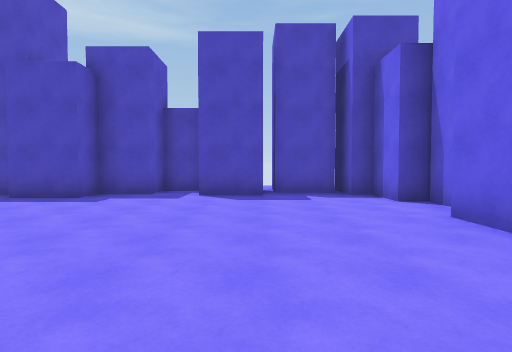
[1] (above)

16 first-person views from a walk through a Unity game level. The camera is 1.4 m above the floor, tilts 2° down and sees 80° across. The floor is counted in squares, 2 m on a side. Each view is taken from the middle of a square. On the plan, view 1 faces up. The plan holds only what a view shows up to about 10 squares ahead; the rest is blank. The player is left out. Some animated figures are left out. Surface patterns are stand-ins for the level's own textures.

[2]
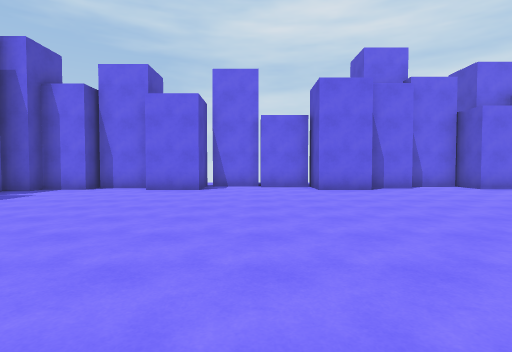

[3]
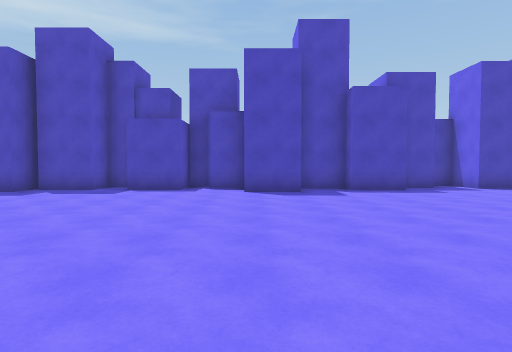

[4]
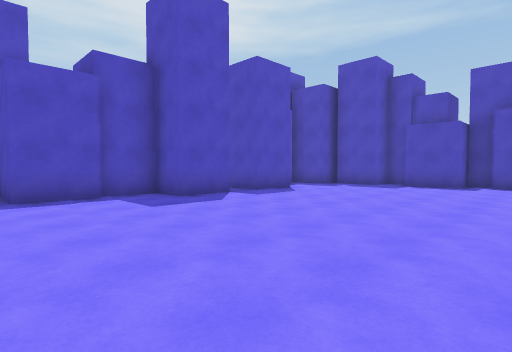

[5]
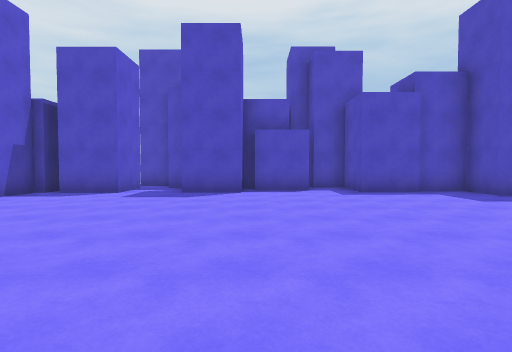

[6]
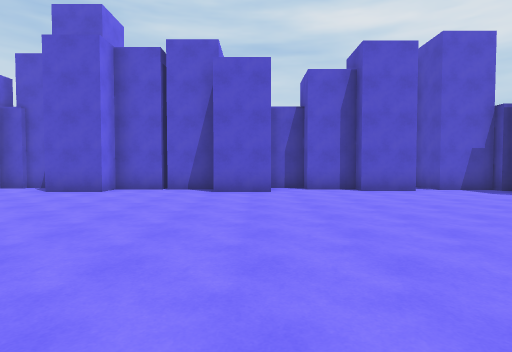

[7]
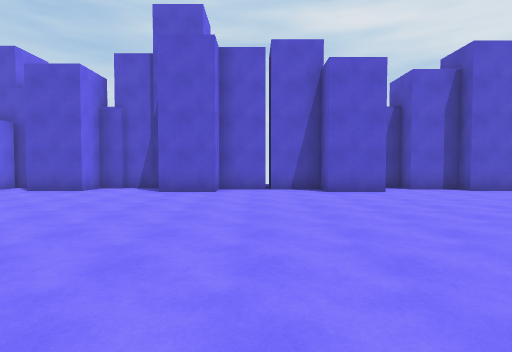

[8]
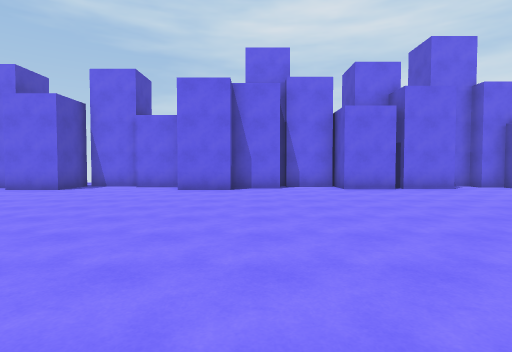

[9]
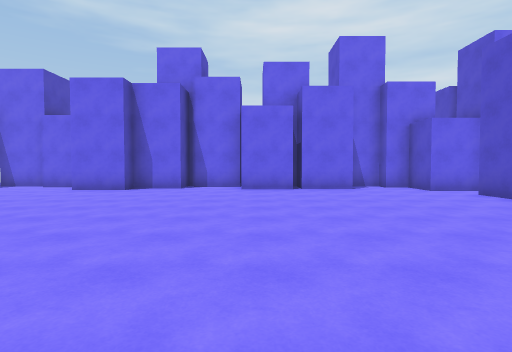

[10]
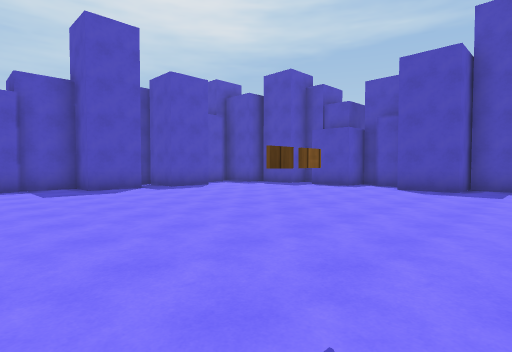

[11]
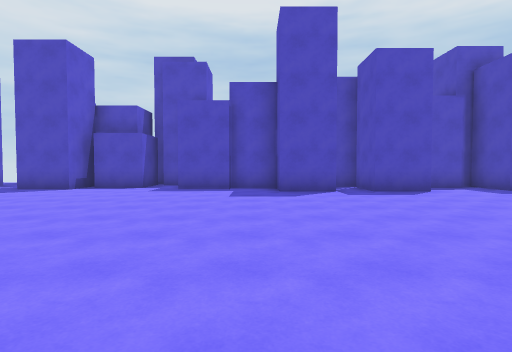

[12]
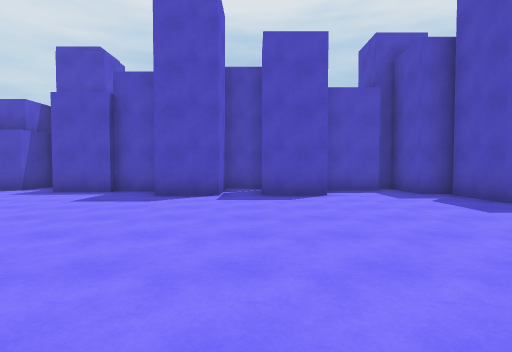

[13]
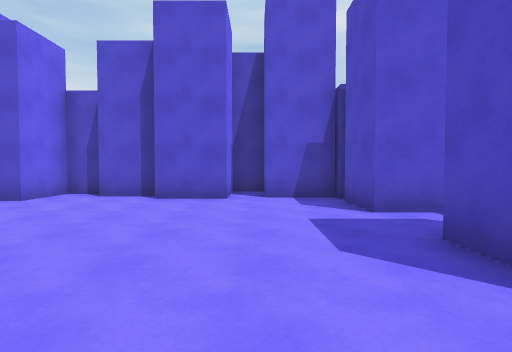

[14]
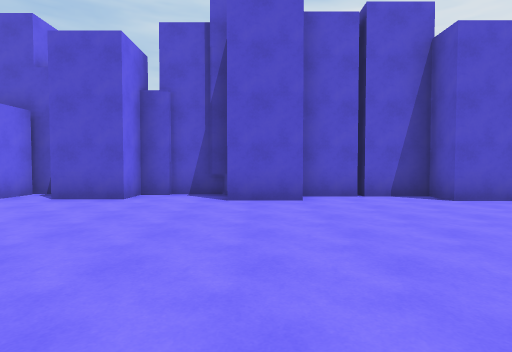

[15]
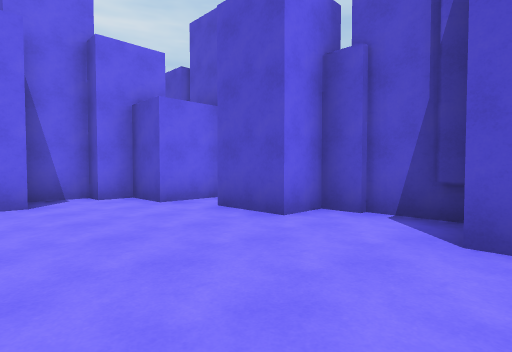

[16]
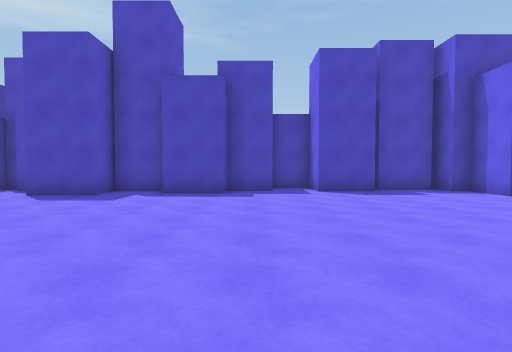

### Floor plan
Points are (right, up) in squares from view 1. A wall is a line through its corners. A room is listed if a view was taken in it or the views show most of it. See-through windows are left out.
Room 1 (views 1, 2, 3, 4, 5, 6, 7, 8, 9, 10, 11, 12, 13, 14, 15, 16)
walls: (-5.8, -1.8) (-5.8, -2.2); (-14.8, -1.8) (-14.8, -3.3) (-16.6, -3.3) (-16.6, -4.2); (3, -7.1) (3, -5.6) (3.9, -5.6) (3.9, -3.7) (3.2, -3.7) (3.2, -2.3) (2.6, -2.3) (2.6, -0.8) (3.9, -0.8) (3.9, 0.9); (-2.4, -12.4) (-0.3, -12.4) (-0.3, -11.3) (1.2, -11.3); (-5.3, 7.1) (-6.8, 7.1); (-8.2, 7.1) (-9.5, 7.1); (-15.6, 1.1) (-14.1, 1.1) (-14.1, -0.4) (-15.2, -0.4) (-15.2, -1.9); (-6.9, 7.5) (-6.9, 6) (-8.4, 6); (-14.1, 3.8) (-14.1, 2.2) (-15.6, 2.2); (-16.2, -6.4) (-14.8, -6.4) (-14.8, -8); (3, -8.9) (3, -7.4); (-16.9, -4.5) (-15.5, -4.5) (-15.5, -6.1); (-9.4, 7.7) (-10.1, 7.7); (4, 2.6) (2.6, 2.6) (2.6, 4.1); (3.2, 4.2) (3.2, 5.8); (-10.1, 8) (-10.1, 6.5) (-11.8, 6.5); (-12.4, -12.9) (-12.4, -11.3) (-10.9, -11.3) (-10.9, -11.8) (-9.5, -11.8) (-9.5, -12.4) (-8.4, -12.4) (-8.4, -11.1) (-6.9, -11.1) (-6.9, -11.8) (-3.9, -11.8) (-3.9, -11.1) (-2.4, -11.1); (-16.6, -8.2) (-16.6, -8.8); (0.2, 7.1) (-1.3, 7.1) (-1.3, 8.4) (-2.5, 8.4) (-2.5, 7.3) (-3.8, 7.3) (-3.8, 6.5) (-5.3, 6.5); (-16.2, -9.5) (-14.8, -9.5) (-14.8, -11); (-14.8, -11.3) (-14.8, -11.6) (-13.2, -11.6) (-13.2, -13.1) (-12.4, -13.1); (-12, 7.7) (-12.6, 7.7) (-12.6, 6.5) (-14.2, 6.5); (2, -12.4) (2.3, -12.4) (2.3, -10.8) (3.6, -10.8) (3.6, -10.1); (4.1, -10.1) (4.1, -9); (-15.5, 5.5) (-15.5, 4); (-14.4, 7) (-14.4, 6) (-16, 6); (3.6, 6) (2.6, 6) (2.6, 7.1) (2.3, 7.1) (2.3, 8.5); (2, 7.7) (0.5, 7.7)
ways out: opening at (-15.5, -9)

Where each view was taken, in squares from view 1:
view 1: 0 up, 0 right, facing up
view 2: 1 up, 6 left, facing right
view 3: 2 down, 8 left, facing up
view 4: 4 down, 8 left, facing up-left
view 5: 6 down, 7 left, facing left
view 6: 3 down, 8 left, facing down
view 7: 3 down, 5 left, facing down
view 8: 3 down, 6 left, facing right
view 9: 6 down, 6 left, facing right
view 10: 3 down, 5 left, facing up-left
view 11: 1 down, 6 left, facing left
view 12: 2 up, 7 left, facing left
view 13: 5 down, 13 left, facing down
view 14: 5 down, 3 left, facing down
view 15: 8 down, 3 left, facing down-right
view 16: 1 down, 3 left, facing up
